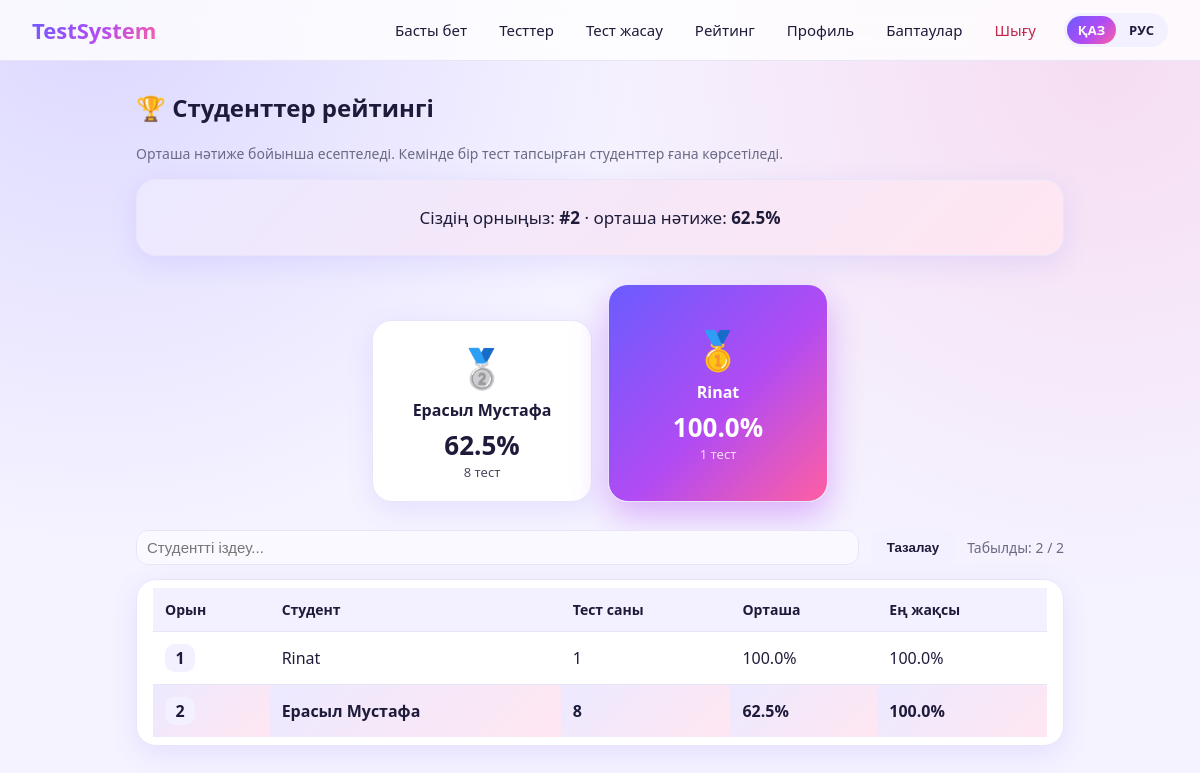
Screenshot of /rating (signed in) with the database file from the repository.
### models/user.py (models this page shows)
class User(Base):
    __tablename__ = "users"
    id: Mapped[int] = mapped_column(Integer, primary_key=True, autoincrement=True)
    full_name: Mapped[str] = mapped_column(String, nullable=False)
    email: Mapped[str] = mapped_column(String, nullable=False, unique=True, index=True)
    password_hash: Mapped[str] = mapped_column(String, nullable=False)
    role: Mapped[str] = mapped_column(String, nullable=False, default="student",
                                      server_default="student")
    created_at: Mapped[str | None] = mapped_column(String,
                                                   server_default=func.current_timestamp())
    results = relationship("Result", back_populates="user",
                           cascade="all, delete-orphan")

### main.py (the view)
@app.get("/rating", name="rating", dependencies=[Depends(login_required)])
def rating_page(request: Request):
    conn = get_db()
    rows = conn.execute("""
        SELECT u.id, u.full_name,
               COUNT(r.id) AS cnt,
               ROUND(AVG(r.percent), 1) AS avg,
               MAX(r.percent) AS best
        FROM users u
        JOIN results r ON r.user_id = u.id
        WHERE u.role = 'student'
        GROUP BY u.id
        ORDER BY avg DESC, cnt DESC, u.full_name
        LIMIT 50
    """).fetchall()
    conn.close()
    ranking = []
    for i, r in enumerate(rows, start=1):
        item = dict(r)
        item["place"] = i
        ranking.append(item)
    my_id = request.session["user_id"]
    my_place = next((x for x in ranking if x["id"] == my_id), None)
    return render(request, "rating.html", ranking=ranking, my_place=my_place)

### templates/rating.html (shortened to what this page needs)
{% extends "base.html" %}
{% block content %}
<h2>🏆 Студенттер рейтингі</h2>
<p class="muted">Орташа нәтиже бойынша есептеледі. Кемінде бір тест тапсырған студенттер ғана көрсетіледі.</p>
{% if ranking %}
    {% if my_place %}
    <div class="card my-place">
        Сіздің орныңыз: <b>#{{ my_place.place }}</b> · орташа нәтиже: <b>{{ my_place.avg }}%</b>
    </div>
    {% endif %}
    <div class="podium">
        {% for p in ranking[:3] %}
        <div class="podium-item place-{{ p.place }}">
            <div class="medal">{% if p.place == 1 %}🥇{% elif p.place == 2 %}🥈{% else %}🥉{% endif %}</div>
            <div class="podium-name">{{ p.full_name }}</div>
            <div class="podium-avg">{{ p.avg }}%</div>
            <div class="podium-sub">{{ p.cnt }} тест</div>
        </div>
        {% endfor %}
    </div>
    <div class="filter-bar" data-target="ratingTable">
        <input type="text" class="f-search" placeholder="Студентті іздеу...">
        <button type="button" class="f-reset">Тазалау</button>
        <span class="f-count"></span>
    </div>
    <div class="card table-card" id="ratingTable">
        <table>
            <tr>
                <th>Орын</th><th>Студент</th><th>Тест саны</th><th>Орташа</th><th>Ең жақсы</th>
            </tr>
            {% for p in ranking %}
            <tr data-row class="{% if p.id == session.get('user_id') %}me{% endif %}">
                <td><span class="place-pill">{{ p.place }}</span></td>
                <td>{{ p.full_name }}</td>
                <td>{{ p.cnt }}</td>
                <td>{{ p.avg }}%</td>
                <td>{{ p.best }}%</td>
            </tr>
            {% endfor %}
        </table>
    </div>
{% else %}
    <div class="card"><p>Рейтинг әзірге бос. Бірінші болып тест тапсырыңыз!</p></div>
{% endif %}
{% endblock %}

### static/style.css (style rules this page uses)
:root { --bg: #f5f3ff; --surface: #ffffff; --text: #1e1b3a; --muted: #6b6a85; --border: #e8e5fb; --link: #5b4bf0; --grad: linear-gradient(135deg, #6a5cff 0%, #b24bf3 55%, #ff5fa2 100%); --grad-soft: linear-gradient(135deg, #ece9ff, #ffe6f1); --shadow: 0 8px 28px rgba(106, 92, 255, .12); --nav: rgba(255, 255, 255, .8); --input-bg: #faf9ff; --th-bg: #f3f0ff; --success-bg: #e3f9ee; --success: #14804a; --error-bg: #ffe8ee; --error: #c2264b; }
* { box-sizing: border-box; }
body { margin: 0; min-height: 100vh; color: var(--text); font-family: 'Segoe UI', system-ui, -apple-system, Arial, sans-serif; background-color: var(--bg); background-image: radial-gradient(circle at 8% 0%, rgba(106, 92, 255, .18), transparent 40%), radial-gradient(circle at 92% 8%, rgba(255, 95, 162, .15), transparent 40%); background-attachment: fixed; }
h2, h3 { margin-top: 0; }
.muted { color: var(--muted); font-size: 14px; }
.card { background: var(--surface); padding: 26px; border-radius: 20px; box-shadow: var(--shadow); border: 1px solid var(--border); }
input, select { width: 100%; padding: 11px 14px; border: 1.5px solid var(--border); border-radius: 12px; background: var(--input-bg); color: var(--text); font-size: 15px; transition: border-color .15s, box-shadow .15s; }
.table-card { overflow-x: auto; padding: 8px 16px; }
table { width: 100%; border-collapse: collapse; }
th, td { padding: 12px; text-align: left; border-bottom: 1px solid var(--border); }
th { background: var(--th-bg); font-size: 14px; }
tr:last-child td { border-bottom: none; }
.filter-bar { display: flex; flex-wrap: wrap; gap: 12px; align-items: flex-end; margin-bottom: 14px; }
.filter-bar .f-search { flex: 1 1 220px; width: auto; }
.filter-bar input { width: auto; padding: 8px 10px; }
.f-reset { background: var(--th-bg); color: var(--text); border: none; padding: 10px 16px; border-radius: 12px; cursor: pointer; font-weight: 600; }
.f-count { color: var(--muted); font-size: 14px; align-self: center; }
.my-place { margin: 16px 0; background: var(--grad-soft); text-align: center; font-size: 17px; }
.podium { display: flex; justify-content: center; align-items: flex-end; gap: 16px; margin: 28px 0; }
.podium-item { flex: 1; max-width: 220px; text-align: center; padding: 20px 12px; border-radius: 20px; background: var(--surface); border: 1px solid var(--border); box-shadow: var(--shadow); }
.podium-item.place-1 { order: 2; padding-top: 38px; padding-bottom: 38px; color: #fff; background: var(--grad); box-shadow: 0 14px 34px rgba(178, 75, 243, .4); }
.podium-item.place-2 { order: 1; }
.medal { font-size: 38px; }
.podium-name { font-weight: 700; margin: 6px 0; word-break: break-word; }
.podium-avg { font-size: 26px; font-weight: 800; }
.podium-sub { font-size: 13px; opacity: .8; }
.place-pill { display: inline-block; min-width: 30px; text-align: center; padding: 3px 8px; border-radius: 10px; background: var(--th-bg); font-weight: 700; }
tr.me td { background: var(--grad-soft); font-weight: 700; }

### rows the page displays
User: full_name "Rinat", avg "100.0", cnt "1", place "1", best "100.0"
User: full_name "Ерасыл Мустафа", avg "62.5", cnt "8", place "2", best "100.0"

### other values shown
{{ my_place.place }} "2"
{{ my_place.avg }} "62.5"
